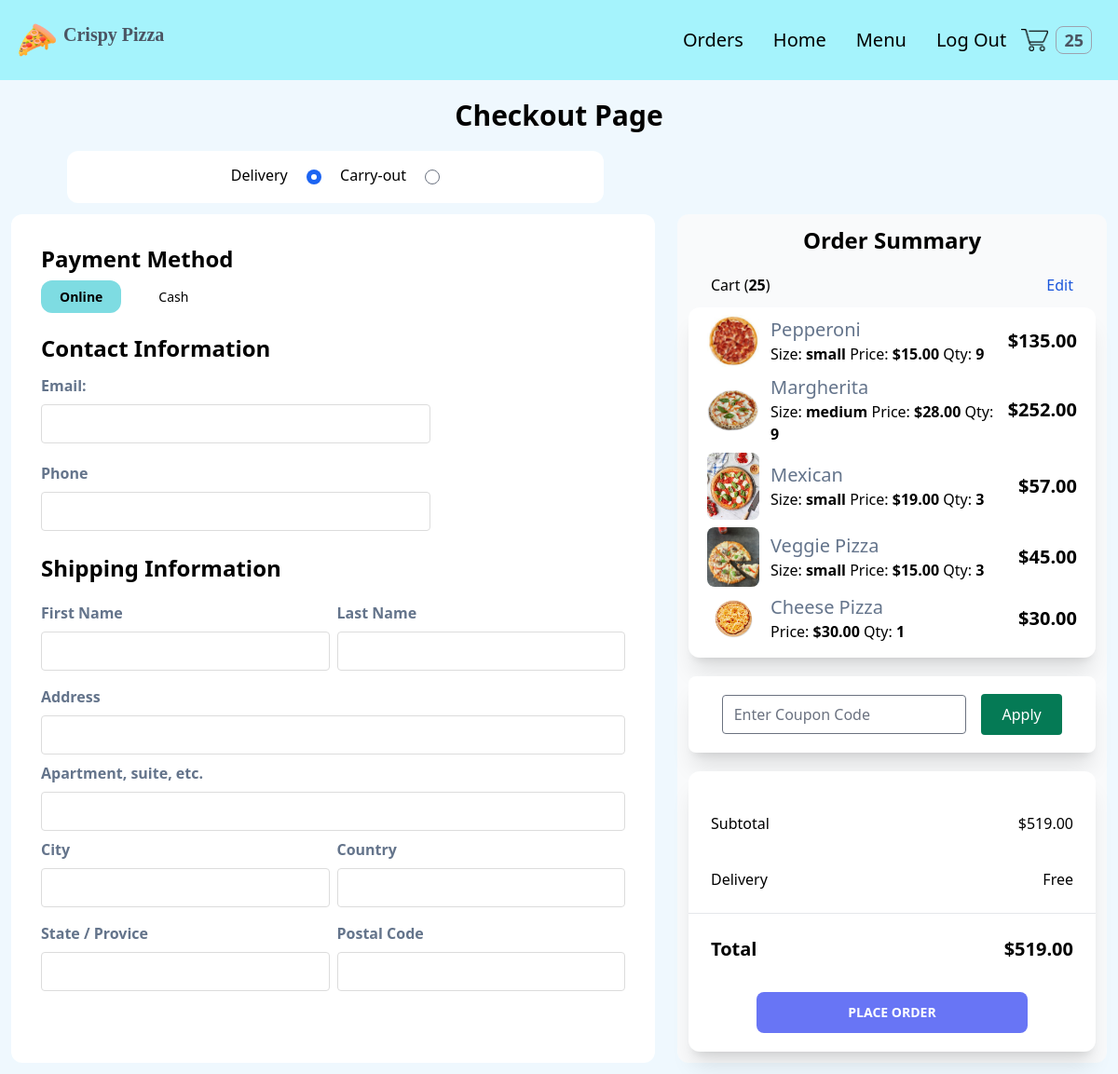
Screenshot of /checkout (signed in) with the database file from the repository.
### order/models.py (models this page shows, shortened)
class Order(models.Model):
    PAYMENT_CHOICES = (("cash", "cash"), ("online", "online"))
    DELIVERY_CHOICES = (("delivery", "delivery"), ("carryout", "carryout"))
    transaction_id = models.UUIDField(
        primary_key=True, default=uuid.uuid4, editable=True
    )
    customer = models.ForeignKey(Customer, on_delete=models.CASCADE)
    date_ordered = models.DateTimeField(auto_now_add=True)
    date_modified = models.DateTimeField(auto_now=True)
    complete = models.BooleanField(default=False)
    paid = models.BooleanField(default=False)
    payment_method = models.CharField(max_length=10, choices=PAYMENT_CHOICES)
    delivery_method = models.CharField(max_length=10, choices=DELIVERY_CHOICES)
    shipping = models.ForeignKey(
        "ShippingAddress", on_delete=models.SET_NULL, blank=True, null=True
    )
    pickup = models.ForeignKey(
        "PickUpDetail", on_delete=models.SET_NULL, blank=True, null=True
    )
    coupon = models.ForeignKey(
        "Coupon", on_delete=models.SET_NULL, blank=True, null=True
    )
    email = models.EmailField(max_length=70, null=True, blank=True)
    phone = models.CharField(max_length=20, null=True, blank=True)
    @property
    def get_cart_subtotal(self):
        order_items = self.orderitem_set.all()
        total = sum([item.get_total for item in order_items])
        return total
    get_cart_subtotal.fget.short_description = "Subtotal"
    @property
    def get_cart_total(self):
        total = self.get_cart_subtotal
        if self.coupon:
            total = total - self.get_coupon_value
        return total
    get_cart_total.fget.short_description = "Total"
    @property
    def get_cart_items(self):
        order_items = self.orderitem_set.all()
        total = sum([item.quantity for item in order_items])
        return total
    get_cart_items.fget.short_description = "# Items"
    @property
    def get_coupon_value(self):
        if self.coupon:
            if self.coupon.discount_type == "Percent":
                coupon_value = round(
                    self.get_cart_subtotal * self.coupon.discount_amount / 100, 2
                )
            else:
                coupon_value = self.coupon.discount_amount
        else:
            coupon_value = None
        return coupon_value
    get_coupon_value.fget.short_description = "Coupon"

class OrderItem(models.Model):
    product = models.ForeignKey(Product, on_delete=models.CASCADE)
    order = models.ForeignKey(Order, on_delete=models.CASCADE)
    variation = models.ForeignKey(
        ProductVariant, on_delete=models.SET_NULL, blank=True, null=True
    )
    quantity = models.IntegerField(default=0)
    date_added = models.DateTimeField(auto_now_add=True)
    @property
    def get_total(self):
        if self.product.has_variants:
            total = self.variation.price * self.quantity
        else:
            total = self.product.price * self.quantity
        return total
    get_total.fget.short_description = "Total"
    def image_tag(self):
        return mark_safe(
            f'<img src="{self.product.image.url}" width="100" height="100" />'
        )
    image_tag.short_description = "Image"

### store/models.py (models this page shows, shortened)
class Product(models.Model):
    id = models.UUIDField(primary_key=True, default=uuid.uuid4, editable=False)
    name = models.CharField(max_length=100)
    price = models.DecimalField(max_digits=6, decimal_places=2, blank=True, null=True)
    desc = models.TextField(max_length=500, blank=True, null=True)
    image = models.ImageField(blank=True, upload_to="images")
    created_at = models.DateField(auto_now_add=True)
    updated_at = models.DateField(auto_now=True)
    product_category = models.ForeignKey(
        "Category", on_delete=models.CASCADE, null=True, blank=True
    )
    class Meta:
        ordering = ("product_category",)
    def image_tag(self):  # pragma: no cover
        if self.image:
            return mark_safe(f'<img src="{self.image.url}" width="100" height="100" />')
    image_tag.short_description = "Image"
    @property
    def has_variants(self):
        if self.productvariant_set.count() > 0:
            return True
        else:
            return False

class ProductVariant(models.Model):
    title = models.CharField(max_length=100, blank=True, null=True)
    product = models.ForeignKey(Product, on_delete=models.CASCADE)
    size = models.ForeignKey(Size, on_delete=models.CASCADE)
    price = models.DecimalField(max_digits=6, decimal_places=2)

class Size(models.Model):
    name = models.CharField(max_length=20, blank=True, null=True, unique=True)

### order/views.py (the view)
# urls.py: path("checkout", views.checkout, name="checkout"),
def checkout(request):
    stripe_publishable_key = settings.STRIPE_PUBLISHABLE_KEY
    try:
        customer = get_customer_or_guest(request)
    except:
        return redirect("store:products")
    order_qs = Order.objects.filter(customer=customer, complete=False)
    if order_qs.exists():
        order = order_qs[0]
        order_items = OrderItem.objects.filter(order=order)
        coupon_form = CouponApplyForm()
        context = {
            "order": order,
            "order_items": order_items,
            "coupon_form": coupon_form,
            "stripe_publishable_key": stripe_publishable_key,
        }
        if order.get_cart_items < 1:
            return redirect("store:products")
    else:
        return redirect("store:products")
    return render(request, "order/checkout.html", context=context)

### order/forms.py
class CouponApplyForm(forms.Form):
    code = forms.CharField(
        max_length=50,
        widget=forms.TextInput(
            attrs={
                "class": "w-3/5 m-2 rounded focus:ring-0 focus:border-[#c0c0c0] bg-green-100",
                "placeholder": "Enter Coupon Code",
            }
        ),
    )

### order/views.py (called while the page is built)
def get_customer_or_guest(request):
    if request.user.is_authenticated:
        customer = request.user.customer
    else:
        customer, created = Customer.objects.get_or_create(
            device=request.COOKIES["device"]
        )
    return customer

### store/context_processors.py (called while the page is built, shortened)
def get_cart_quantity(request):
    if request.user.is_authenticated:
        try:
            customer = request.user.customer
        except:
            number_of_items = 0
    try:
        customer_order = Order.objects.filter(customer=customer, complete=False)[0]
        number_of_items = customer_order.get_cart_items
    except:
        number_of_items = 0
    return {"cart_quantity": number_of_items}

### order/templates/order/checkout.html (shortened to what this page needs)
{% extends 'store/base.html' %} {% block content %} {% load static%}
<div class="my-5">
  <h1 class="flex items-center justify-center font-bold text-md lg:text-3xl">
    Checkout Page
  </h1>
</div>
<div class="flex md:w-3/5">
  <div class="w-4/5 mx-auto py-3 bg-white rounded-xl text-center">
    <form action="" id="delivery-form">
      <label class="m-2" for="delivery">Delivery</label>
      <input class="m-2" type="radio" name="shipping-option" id="delivery" checked>
      <label class="m-2" for="carryout">Carry-out</label>
      <input class="m-2" type="radio" name="shipping-option" id="carryout">
    </form>
  </div>
</div>
<div class="flex flex-col md:flex-row">
  <form id="address-form" method="POST" enctype="multipart/form-data"
    class="md:w-3/5 bg-white rounded-xl p-3 m-3">
    <div class="flex flex-col justify-between mx-3 mb-5 bg-transparent rounded-xl">
      <div class="p-2 mt-3">
        <h2 class="font-bold mb-3 text-2xl">Payment Method</h2>
        <div class="flex gap-3 mb-3">
          <div>
            <label for="online-delivery"
              class="cursor-pointer select-none rounded-xl py-2 px-5 text-sm text-center peer-checked:bg-teal-300 peer-checked:font-bold">
              Online
            </label>
          </div>
          <div>
            <label for="cash-delivery"
              class="cursor-pointer select-none rounded-xl py-2 px-7 text-sm text-center peer-checked:bg-green-300 peer-checked:font-bold">
              Cash</label>
          </div>
        </div>
      </div>
      <div class="p-2">
        <h2 class="font-bold mb-3 text-2xl">Contact Information</h2>
        <div class="flex flex-col w-2/3 mb-5">
          <label class="mb-2 font-bold text-slate-500" for="email">Email:</label>
          <input class="rounded border-[#dcdcdc] focus:ring-0 focus:border-[#c0c0c0]" type="email" name="email"
            required />
        </div>
        <div class="flex flex-col w-2/3 mb-2">
          <label class="mb-2 font-bold text-slate-500" for="phone">Phone</label>
          <input class="rounded border-[#dcdcdc] focus:ring-0 focus:border-[#c0c0c0]" type="text" name="phone"
            required />
        </div>
      </div>
      <div class="p-2">
        <h2 class="font-bold mb-5 text-2xl">Shipping Information</h2>
        <div class="flex flex-col">
          <div class="flex justify-between mb-2">
            <div class="flex flex-col w-1/2 mb-2">
              <label class="mb-2 font-bold text-slate-500" for="first_name">First Name</label>
              <input class="rounded border-[#dcdcdc] focus:ring-0 focus:border-[#c0c0c0]" type="text" name="first_name"
                required />
            </div>
            <div class="flex flex-col w-1/2 ml-2">
              <label class="mb-2 font-bold text-slate-500" for="last_name">Last Name</label>
              <input class="rounded border-[#dcdcdc] focus:ring-0 focus:border-[#c0c0c0]" type="text"
                name="last_name" />
            </div>
          </div>
          <div class="flex flex-col w-full mb-2">
            <label class="mb-2 font-bold text-slate-500" for="address_1">Address</label>
            <input class="rounded border-[#dcdcdc] focus:ring-0 focus:border-[#c0c0c0]" type="text" name="address_1"
              required />
          </div>
          <div class="flex flex-col w-full mb-2">
            <label class="mb-2 font-bold text-slate-500" for="address_2">Apartment, suite, etc.</label>
            <input class="rounded border-[#dcdcdc] focus:ring-0 focus:border-[#c0c0c0]" type="text" name="address_2" />
          </div>
          <div class="flex justify-between mb-2">
            <div class="flex flex-col w-1/2 mb-2">
              <label class="mb-2 font-bold text-slate-500" for="city">City</label>
              <input class="rounded border-[#dcdcdc] focus:ring-0 focus:border-[#c0c0c0]" type="text" name="city"
                required />
            </div>
            <div class="flex flex-col w-1/2 ml-2">
              <label class="mb-2 font-bold text-slate-500" for="country">Country</label>
              <input class="rounded border-[#dcdcdc] focus:ring-0 focus:border-[#c0c0c0]" type="text" name="country"
                required />
            </div>
          </div>
          <div class="flex justify-between mb-2">
            <div class="flex flex-col w-1/2 mb-2">
              <label class="mb-2 font-bold text-slate-500" for="state">State / Provice</label>
              <input class="rounded border-[#dcdcdc] focus:ring-0 focus:border-[#c0c0c0]" type="text" name="state"
                required />
            </div>
            <div class="flex flex-col w-1/2 ml-2">
              <label class="mb-2 font-bold text-slate-500" for="postal_code">Postal Code</label>
              <input class="rounded border-[#dcdcdc] focus:ring-0 focus:border-[#c0c0c0]" type="text"
                name="postal_code" />
            </div>
          </div>
        </div>
      </div>
    </div>
  </form>
  <div class="md:w-2/5 flex flex-col p-3 m-3 bg-gray-50 rounded-xl">
    <div>
      <h2 class="font-bold mb-5 text-2xl text-center">Order Summary</h2>
      <div class="flex justify-between mx-6 my-3">
        <p>Cart (<strong>{{order.get_cart_items}}</strong>)</p>
        <p class="text-blue-700"><a href="{% url 'order:cart' %}">Edit</a></p>
      </div>
      <div class="flex flex-col shadow-xl p-2 rounded-xl bg-white">
        {% for item in order_items %}
        <div class="flex gap-3 items-center mx-3 mb-2">
          <img class="w-14 rounded-lg" src="{{item.product.image.url}}" alt="" />
          <div>
            <h3 class="text-slate-500 text-xl">{{item.product.name}}</h3>
            {% if item.product.has_variants %}
            <p>
              Size: <strong>{{item.variation.size.name}}</strong> Price:
              <strong>${{item.variation.price}}</strong> Qty:
              <strong>{{item.quantity}}</strong>
            </p>
            {% else %}
            <p>
              Price: <strong>${{item.product.price}}</strong> Qty:
              <strong>{{item.quantity}}</strong>
            </p>
            {% endif %}
          </div>
          <p class="ml-auto font-bold text-xl">${{item.get_total}}</p>
        </div>
        {% endfor %}
      </div>
    </div>
    {% include "order/checkout_promo.html" %}
    <div class="mt-5 py-5 shadow-xl rounded-xl bg-white">
      <div class="flex justify-between m-3 p-3">
        <p>Subtotal</p>
        <p>${{order.get_cart_subtotal}}</p>
      </div>
      <div class="flex justify-between m-3 p-3">
        <p>Delivery</p>
        <p>Free</p>
      </div>
      <hr />
      <div class="flex justify-between m-3 p-3 font-bold text-xl">
        <p>Total</p>
        <p>${{order.get_cart_total}}</p>
      </div>
      <div class="flex mt-5">
        <input id="delivery-submit"
          class="w-2/3 text-center mx-auto rounded-lg bg-indigo-500 font-semibold hover:bg-indigo-600 cursor-pointer p-3 text-sm text-white uppercase"
          value="Place Order" type="submit" form="address-form">
      </div>
    </div>
  </div>
</div>
{% endblock %}

### rows the page displays
Order: get_cart_items "25", get_cart_subtotal "519.00", get_cart_total "519.00"
OrderItem: product.image (picture), product.name "Pepperoni", variation.size.name "small", variation.price "15.00", quantity "9", get_total "135.00"
OrderItem: product.image (picture), product.name "Margherita", variation.size.name "medium", variation.price "28.00", quantity "9", get_total "252.00"
OrderItem: product.image (picture), product.name "Mexican", variation.size.name "small", variation.price "19.00", quantity "3", get_total "57.00"
OrderItem: product.image (picture), product.name "Veggie Pizza", variation.size.name "small", variation.price "15.00", quantity "3", get_total "45.00"
OrderItem: product.image (picture), product.name "Cheese Pizza", product.price "30.00", quantity "1", get_total "30.00"

### other values shown
{{ cart_quantity }} "25"
